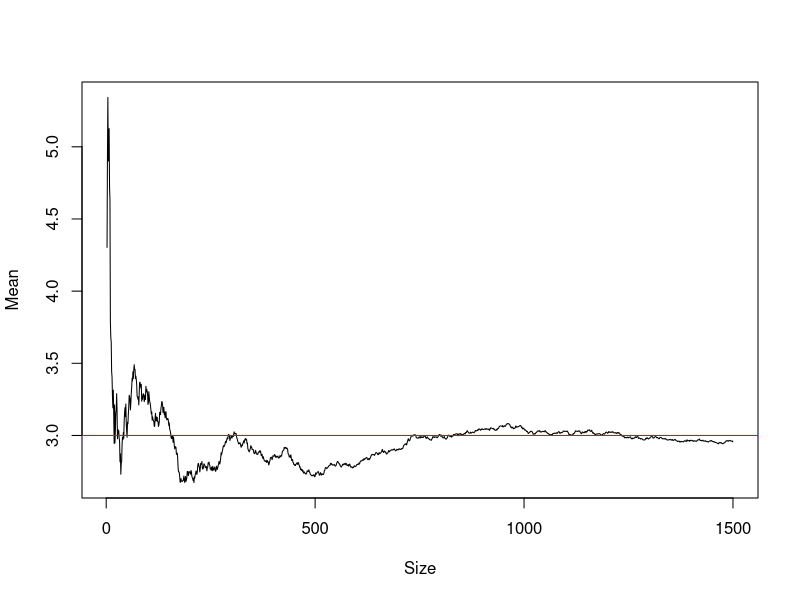
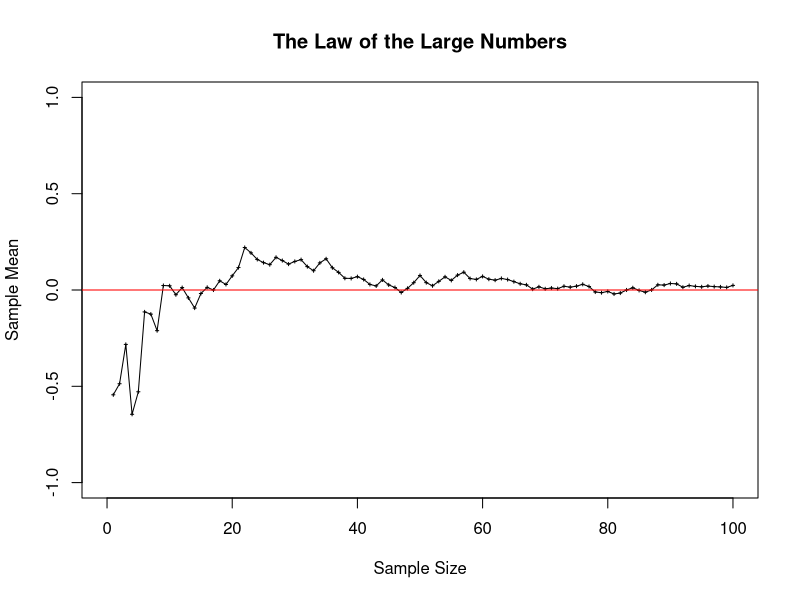
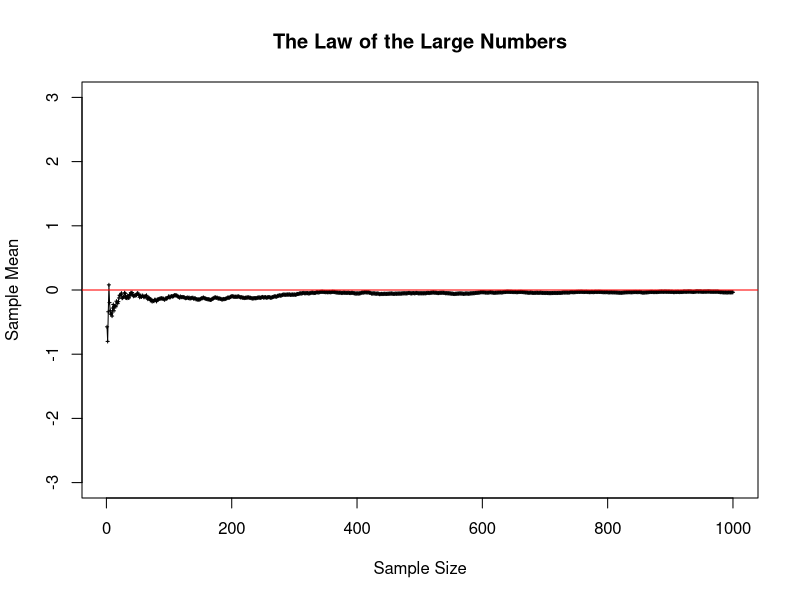

Write the R code that produced these figures, in order. (Note: this script raises an error after producing the figures.)
## ---- chunk 1
myfun <- function(mean, std, ...) {
    # Generate 1500 random numbers from a normal distribution
    random <- rnorm(1500, mean = mean, sd = std)

    # Create a matrix to store the sample size and sample means
    mat <- matrix(0, nrow = 1499, ncol = 2)

    # Loop to calculate running means as sample size increases
    for (i in 2:1500) {
        moy <- mean(random[1:i]) # Calculate the mean of the first 'i' samples
        mat[i - 1, 2] <- moy # Store the mean in the second column
        c <- c(2:1500) # Vector of sample sizes from 2 to 1500
        mat[i - 1, 1] <- c[i - 1] # Store the sample size in the first column
    }

    # Name the columns of the matrix
    colnames(mat) <- c("Size", "Mean")

    # Plot the sample size vs running mean
    plot(mat, type = "l") # Line graph of sample size vs running mean
    abline(mean, 0, col = "red") # Add a red horizontal line at the population mean
}

# Test the function
myfun(3, 4)
## ---- chunk 2
# Function to create mean vs. samplesize drawn from a normal distribution
LawOfLargeNumbers <- function(samplesize, mean, stdev) {
    # samplesize: integer, number of samples
    # mean: real, population mean
    # stdev: real, population standard deviation
    # Return: vector (size = samplesize) with running means

    # Generate a population distribution with specified mean and standard deviation
    pop_dist <- rnorm(samplesize, mean = mean, sd = stdev)

    # Initialize a vector to store running means
    data_result <- c()

    # Calculate running means for increasing sample sizes
    for (i in 1:samplesize) {
        data_result[i] <- mean(pop_dist[1:i])
    }

    # Plot the running means
    plot(data_result,
        pch = 3, cex = 0.3,
        xlab = "Sample Size",
        ylab = "Sample Mean",
        xlim = c(0, samplesize),
        ylim = c(-stdev, stdev),
        main = "The Law of the Large Numbers"
    )
    lines(data_result) # Connect the points with a line
    abline(0, 0, col = "red") # Add a horizontal red line at y = 0

    # Return the vector of running means
    return(data_result)
}

# Generate running means for 100 samples, mean = 0, stdev = 1
meanvsss <- LawOfLargeNumbers(100, 0, 1)
head(meanvsss)
## ---- chunk 3
#' The Law of Large Numbers
#'
#' The Law of Large Numbers states that as the sample size grows, the sample mean
#' gets closer to the population mean.
#'
#' @param samplesize Integer. The number of samples to draw from the normal distribution.
#' @param mu Numeric. The population mean of the normal distribution.
#' @param sigma Numeric. The population standard deviation of the normal distribution.
#'
#' @return A numeric vector of size \code{samplesize}, containing the running means.
#' @details The function generates a population distribution with the specified mean and
#' standard deviation, calculates the running means for increasing sample sizes,
#' and plots the running means against the sample size. A red horizontal line is drawn
#' for the given \code{mean}.
#'
#' @examples
#' # Example usage:
#' LawOfLargeNumbers(samplesize = 1000, mu = 0, sigma = 1)
#'
#' @export
LawOfLargeNumbers <- function(samplesize, mu, sigma) {
    # Generate a population distribution with specified mean and standard deviation
    pop_dist <- rnorm(samplesize, mean = mu, sd = sigma)

    # Initialize a vector to store running means
    data_result <- c()

    # Calculate running means for increasing sample sizes
    for (i in 1:samplesize) {
        data_result[i] <- mean(pop_dist[1:i])
    }

    # Plot the running means
    plot(data_result,
        pch = 3, cex = 0.3,
        xlab = "Sample Size",
        ylab = "Sample Mean",
        xlim = c(1, samplesize),
        ylim = c(mu - 3 * sigma, mu + 3 * sigma),
        main = "The Law of the Large Numbers"
    )
    lines(data_result) # Connect the points with a line
    abline(h = mu, col = "red") # Add a horizontal red line at the population mean


    # Return the vector of running means
    return(data_result)
}
## ---- chunk 4
LawOfLargeNumbers <- function(samplesize, mu, sigma) {
    # Generate a population distribution with specified mean and standard deviation
    pop_dist <- rnorm(samplesize, mean = mu, sd = sigma)

    # Calculate running means using cumulative sums
    running_sums <- cumsum(pop_dist)
    data_result <- running_sums / seq_len(samplesize)

    # Alternative, using dplyr
    # data_result <- dplyr::cummean(pop_dist)

    # Return the vector of running means
    return(data_result)
}

head(LawOfLargeNumbers(samplesize = 1000, mu = 0, sigma = 1))
## ---- chunk 5
#' The Law of Large Numbers (OOP with S3 Plot)
#'
#' The Law of Large Numbers states that as the sample size grows, the sample mean
#' gets closer to the population mean.
#'
#' @param samplesize Integer. The number of samples to draw from the normal distribution.
#' @param mu Numeric. The population mean of the normal distribution.
#' @param sigma Numeric. The population standard deviation of the normal distribution.
#'
#' @return An object of class \code{LawOfLargeNumbers}, containing the running means
#' and the parameters used.
#' @details The object has a custom \code{plot()} method to visualize the running means against the sample size.
#'
#' @examples
#' # Example usage:
#' lln <- LawOfLargeNumbers(samplesize = 1000, mu = 0, sigma = 1)
#' plot(lln)
#'
#' @export
LawOfLargeNumbers <- function(samplesize, mu, sigma) {
    # Generate population distribution and calculate running means
    pop_dist <- rnorm(samplesize, mean = mu, sd = sigma)
    running_sums <- cumsum(pop_dist)
    running_means <- running_sums / seq_len(samplesize)

    # Return the object with its associated class
    structure(
        list(
            samplesize = samplesize,
            mu = mu,
            sigma = sigma,
            running_means = running_means
        ),
        class = "LawOfLargeNumbers"
    )
}

# Define a plot method for the LawOfLargeNumbers class
plot.LawOfLargeNumbers <- function(x, ...) {
    # Extract information from the object
    samplesize <- x$samplesize
    mu <- x$mu
    sigma <- x$sigma
    running_means <- x$running_means

    # Create the plot
    plot(running_means,
        pch = 3, cex = 0.3,
        xlab = "Sample Size",
        ylab = "Sample Mean",
        xlim = c(1, samplesize),
        ylim = c(mu - 3 * sigma, mu + 3 * sigma),
        main = "The Law of the Large Numbers"
    )
    lines(running_means) # Connect the points with a line
    abline(h = mu, col = "red") # Add a horizontal red line at the population mean
}

# Create an object of class LawOfLargeNumbers
lln <- LawOfLargeNumbers(samplesize = 1000, mu = 0, sigma = 1)

# Plot the running means
plot(lln)


## ---- chunk 6

LawOfLargeNumbers <- function(samplesize, mu, sigma) {
    # Generate a population distribution with specified mean and standard deviation
    pop_dist <- rnorm(samplesize, mean = mu, sd = sigma)

    # Calculate running means using cumulative sums
    running_sums <- cumsum(pop_dist)
    data_result <- running_sums / seq_len(samplesize)

    # Alternative, using dplyr
    # data_result <- dplyr::cummean(pop_dist)

    # Return the vector of running means
    return(data_result)
}

LawOfLargeNumbers(-100, 0, 1)

# Do some sanity checks
LawOfLargeNumbers <- function(samplesize, mu, sigma) {
    # Input validation
    if (!is.numeric(samplesize) || samplesize <= 0 || samplesize != as.integer(samplesize)) {
        stop("samplesize must be a positive integer.")
    }
    if (!is.numeric(mu)) stop("mu must be numeric.")
    if (!is.numeric(sigma) || sigma <= 0) stop("sigma must be a positive numeric value.")
    # Generate a population distribution with specified mean and standard deviation
    pop_dist <- rnorm(samplesize, mean = mu, sd = sigma)

    # Calculate running means using cumulative sums
    running_sums <- cumsum(pop_dist)
    data_result <- running_sums / seq_len(samplesize)

    # Alternative, using dplyr
    # data_result <- dplyr::cummean(pop_dist)

    # Return the vector of running means
    return(data_result)
}

LawOfLargeNumbers(-100, 0, 1)
